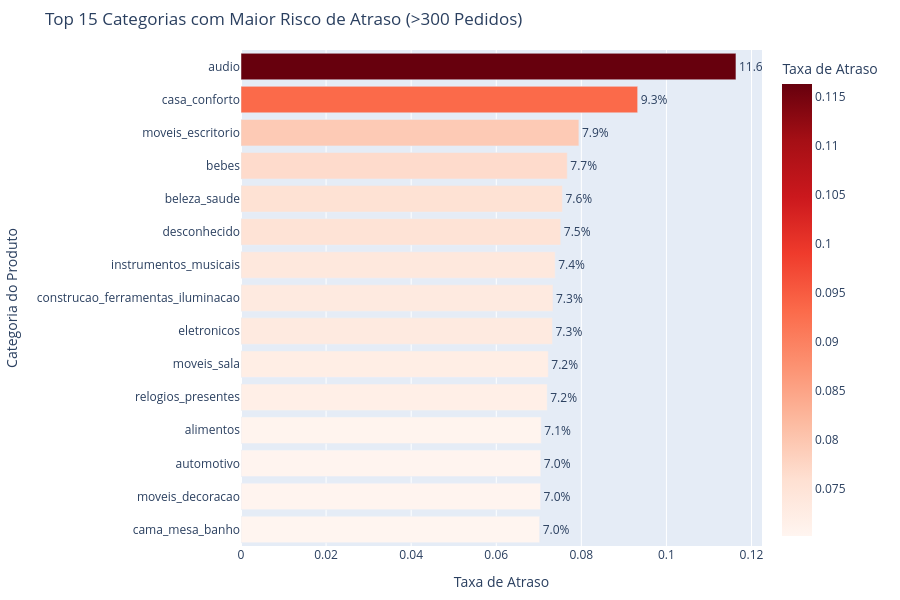

The code cell stored with this chart in its notebook:
### Code cell
# 6.7 — Piores Categorias de Produto
categorias = df.groupby('product_category_name').agg(
    total_pedidos=('order_id', 'count'),
    taxa_atraso=('foi_atraso', 'mean')
).reset_index()
# Aumento do minimo para 300 para filtrar ruidos estatísticos e limpar o gráfico
piores_categorias = categorias[categorias['total_pedidos'] >= 300].sort_values('taxa_atraso', ascending=False)

print("\n=== TOP 10 PIORES CATEGORIAS (Minimo 300 pedidos) ===")
print(piores_categorias.head(10).apply(
    lambda r: f"{r['product_category_name'][:30]:<30} | Pedidos: {r['total_pedidos']:5.0f} | Atraso: {r['taxa_atraso']:.2%}", axis=1
).to_string(index=False))

# Plotar as piores categorias
fig_cat = px.bar(
    piores_categorias.head(15), 
    x='taxa_atraso', 
    y='product_category_name', 
    orientation='h',
    title='Top 15 Categorias com Maior Risco de Atraso (>300 Pedidos)',
    text_auto='.1%',
    labels={'product_category_name': 'Categoria do Produto', 'taxa_atraso': 'Taxa de Atraso'},
    color='taxa_atraso',
    color_continuous_scale='Reds'
)
fig_cat.update_traces(textposition='outside')
fig_cat.update_layout(
    yaxis={'categoryorder':'total ascending'},
    margin=dict(l=200, r=40, t=50, b=20),
    height=600
)
fig_cat.show()

### Figure 1 — Plotly figure (JSON) as saved in the notebook; plotly's stock layout.template omitted (floating-point values rounded to 4 significant figures)
{"data": [{"hovertemplate": "Taxa de Atraso=%{marker.color}<br>Categoria do Produto=%{y}<extra></extra>", "legendgroup": "", "marker": {"color": [0.1163, 0.09324, 0.07942, 0.07669, 0.07555, 0.07516, 0.07385, 0.07333, 0.07322, 0.07223, 0.07198, 0.07056, 0.07046, 0.07042, 0.07021], "coloraxis": "coloraxis", "pattern": {"shape": ""}}, "name": "", "orientation": "h", "showlegend": false, "textposition": "outside", "texttemplate": "%{x:.1%}", "type": "bar", "x": [0.1163, 0.09324, 0.07942, 0.07669, 0.07555, 0.07516, 0.07385, 0.07333, 0.07322, 0.07223, 0.07198, 0.07056, 0.07046, 0.07042, 0.07021], "xaxis": "x", "y": ["audio", "casa_conforto", "moveis_escritorio", "bebes", "beleza_saude", "desconhecido", "instrumentos_musicais", "construcao_ferramentas_iluminacao", "eletronicos", "moveis_sala", "relogios_presentes", "alimentos", "automotivo", "moveis_decoracao", "cama_mesa_banho"], "yaxis": "y"}], "layout": {"barmode": "relative", "coloraxis": {"colorbar": {"title": {"text": "Taxa de Atraso"}}, "colorscale": [[0, "rgb(255,245,240)"], [0.125, "rgb(254,224,210)"], [0.25, "rgb(252,187,161)"], [0.375, "rgb(252,146,114)"], [0.5, "rgb(251,106,74)"], [0.625, "rgb(239,59,44)"], [0.75, "rgb(203,24,29)"], [0.875, "rgb(165,15,21)"], [1, "rgb(103,0,13)"]]}, "height": 600, "legend": {"tracegroupgap": 0}, "margin": {"b": 20, "l": 200, "r": 40, "t": 50}, "title": {"text": "Top 15 Categorias com Maior Risco de Atraso (>300 Pedidos)"}, "xaxis": {"anchor": "y", "domain": [0, 1], "title": {"text": "Taxa de Atraso"}}, "yaxis": {"anchor": "x", "categoryorder": "total ascending", "domain": [0, 1], "title": {"text": "Categoria do Produto"}}}}
